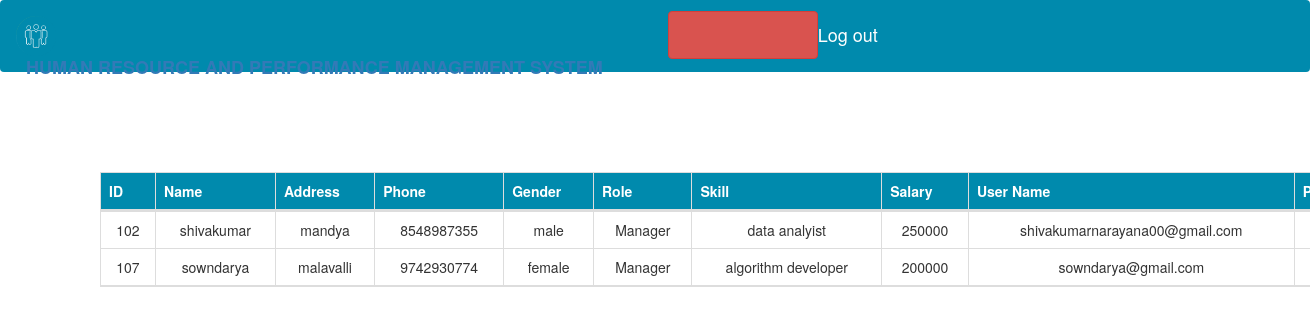
Screenshot of /Admin/viewmanager.php (signed in) with the database file from the repository.
### tables this page shows
CREATE TABLE `employee` (
  `Emp_id` int(11) NOT NULL,
  `name` varchar(25) DEFAULT NULL,
  `address` varchar(50) DEFAULT NULL,
  `phone` decimal(10,0) DEFAULT NULL,
  `gender` varchar(6) DEFAULT NULL,
  `role` varchar(20) DEFAULT NULL,
  `Skill` varchar(20) DEFAULT NULL,
  `salary` int(11) DEFAULT NULL,
  `username` varchar(35) DEFAULT NULL,
  `password` varchar(15) DEFAULT NULL,
  `rateing` float DEFAULT NULL
);

### Admin/viewmanager.php (the view, shortened to what this page needs)
<?php
    include "../db.php";
if (isset($_SESSION['Aid'])) {
    $query="select * from employee where role='manager';";
    $result=mysqli_query($mysqli,$query);
     }
else{
header("location:http://".$_SERVER['HTTP_HOST'].dirname($_SERVER['PHP_SELF'])."/login.php");
exit();
}
?>
<!DOCTYPE html>
<html lang="en">
<head>
    <link rel="stylesheet" href="../css/bootstrap.min.css">
    <link rel="stylesheet" href="../css/font-awesome-4.7.0/css/font-awesome.css">
</head>
<body>
    <nav class="navbar navbar-dark bg-cus">
  <a class="navbar-brand" href="#">
    <img src="../images/hiring-1-300x300.png" width="40" height="40" class="d-inline-block align-top" alt="">
     <b style="padding: 10px;">HUMAN RESOURCE AND PERFORMANCE MANAGEMENT SYSTEM</b>
      <ul class="nav nav-pills my-ul">
         <li class="nav-item">
          <a class="btn btn-danger" href="logout.php" role="button">Log out</a>
          </li>
      </ul>
  </a>
</nav>
        <table class="table table-bordered text-center container" style="margin:100px;">
       <thead>
           <tr>
               <th scope="col">ID</th>
               <th scope="col">Name</th>
               <th scope="col">Address</th>
               <th scope="col">Phone</th>
               <th scope="col">Gender</th>
               <th scope="col">Role</th>
               <th scope="col">Skill</th>
               <th scope="col">Salary</th>
               <th scope="col">User Name</th>
               <th scope="col">Password</th>
           </tr>
       </thead>
       <tbody>
             <?php
     while ($row=mysqli_fetch_assoc($result)){
           echo "<tr>";
               echo "<td>".$row['Emp_id']."</td>";
               echo "<td>".$row['name']."</td>";
               echo "<td>".$row['address']."</td>";
               echo "<td>".$row['phone']."</td>";
               echo "<td>".$row['gender']."</td>";
               echo "<td>".$row['role']."</td>";
               echo "<td>".$row['Skill']."</td>";
               echo "<td>".$row['salary']."</td>";
               echo "<td>".$row['username']."</td>";
               echo "<td>".$row['password']."</td>";
           echo "</tr>";
     }
?>
       </tbody>
   </table>
    </body>
</html>

### Admin/viewmanager.php (style rules this page uses)
.my-ul li { padding: 10px; }
.my-ul li a { width: 150px; font-size: 18px; }
.bg-cus { background-color:#008aad; }
th { background-color:#008aad; color: white; }

### rows the page displays
employee: Emp_id "102", name "shivakumar", address "mandya", phone "8548987355", gender "male", role "Manager", Skill "data analyist", salary "250000", username "shivakumarnarayana00@gmail.com"
employee: Emp_id "107", name "sowndarya", address "malavalli", phone "9742930774", gender "female", role "Manager", Skill "algorithm developer", salary "200000", username "sowndarya@gmail.com"
